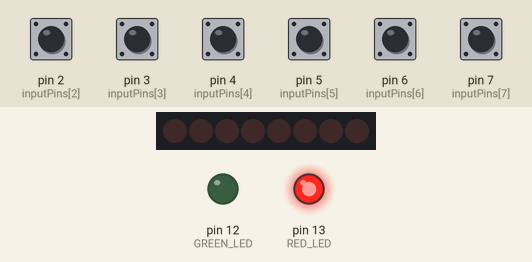
A sketch run on a simulated Arduino Uno, built with avr-gcc and run on an emulated ATmega328P. Parts: 8 shift-register outputs drawn as a row of LEDs (first output left, lit = HIGH), output pins drawn as LEDs (lit = HIGH). Wiring (inferred from the names in the program): shift register (74HC595): data pin 9; shift clock pin 11; latch pin 10. Wiring (inferred from the signals the program sends): row of LEDs: on Q0, Q1, Q2, Q3, Q4, Q5, Q6, Q7. Inputs (shaded band) come from the test bench; at power-on: pin 2 (inputPins[2]), pin 3 (inputPins[3]), pin 4 (inputPins[4]), pin 5 (inputPins[5]), pin 6 (inputPins[6]), pin 7 (inputPins[7]) HIGH. Random numbers use the default seed unless the sketch sets one; pins used as bus, display or sensor lines are not drawn; what the sketch prints to the serial monitor is not drawn. At 0.0 s the program stops and its outputs stay as they are.

Above: at 0.1 s.
Timing chart, 0 to 1.5 s (numbered marks = the images above):
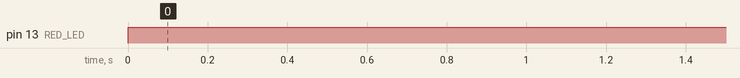

Measured:
- by itself, pin 13 (RED_LED): LOW → HIGH at 0.00 s

The sketch:

Cables.ino
```cpp
#define DATA_PIN 9
#define LATCH_PIN 10
#define CLOCK_PIN 11
#define GREEN_LED 12
#define RED_LED 13

const int inputPins[8] = {0, 1, 2, 3, 4, 5, 6, 7};
uint8_t activePattern = 0;

void setup() {
  Serial.begin(115200);
    pinMode(DATA_PIN, OUTPUT);
    pinMode(LATCH_PIN, OUTPUT);
    pinMode(CLOCK_PIN, OUTPUT);
    pinMode(GREEN_LED, OUTPUT);
    pinMode(RED_LED, OUTPUT);

    for (int i = 0; i < 8; i++) {
        pinMode(inputPins[i], INPUT_PULLUP);
    }

    randomSeed(analogRead(A1));

    activePattern = random(1, 256);
    Serial.println(activePattern);
    digitalWrite(LATCH_PIN, LOW);
    shiftOut(DATA_PIN, CLOCK_PIN, MSBFIRST, activePattern);
    digitalWrite(LATCH_PIN, HIGH);
}

void loop() {
    bool correct = true;
    bool anyWrong = false;

    for (int i = 0; i < 8; i++) {
        bool shouldBeUnplugged = (activePattern >> i) & 1;
        bool isUnplugged = digitalRead(inputPins[i]) == HIGH;

        if (shouldBeUnplugged && !isUnplugged) {
            correct = false;
        }
        if (!shouldBeUnplugged && isUnplugged) {
            anyWrong = true;
        }
    }

    if (correct && !anyWrong) {
        shutdownAndFlash(GREEN_LED);
    } else if (anyWrong) {
        shutdownAndFlash(RED_LED);
    }
}

void shutdownAndFlash(int ledPin) {
    digitalWrite(LATCH_PIN, LOW);
    shiftOut(DATA_PIN, CLOCK_PIN, MSBFIRST, 0);
    digitalWrite(LATCH_PIN, HIGH);

    digitalWrite(ledPin, HIGH);

    while (true);  // Halt system
}
```
